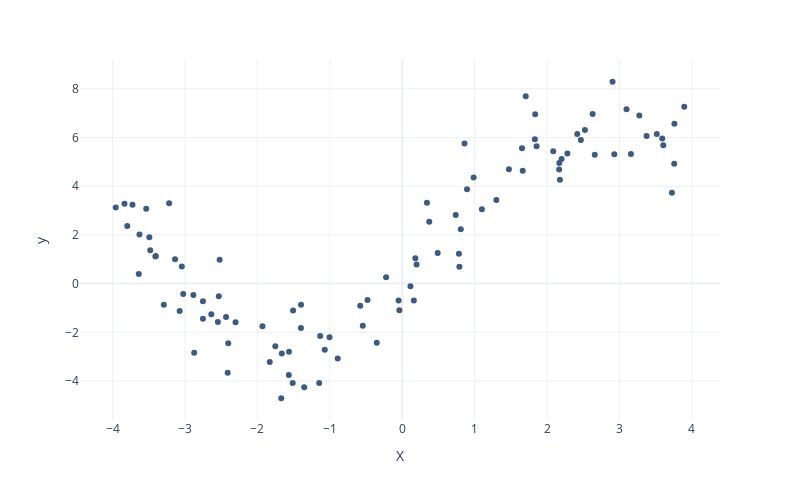

Write notebook code for a chart like this one.
### Code cell
px.scatter(data_frame=train,
           x="X",
           y="y",
           color_discrete_sequence=["#3d5a80"],
           height=500,
           width=800,
           template="plotly_white")
